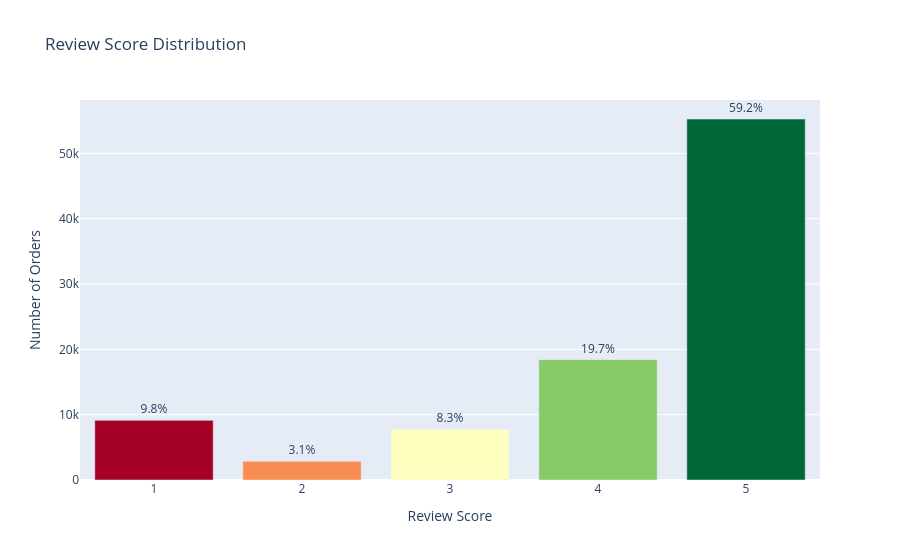

Notebook source saved alongside this figure:
### Markdown cell above
#### 4.1.1 Overall review score distribution

### Code cell
# Filtered overall score distribution
score_dist = df_analysis['review_score'].value_counts().sort_index().reset_index()
score_dist.columns = ['review_score', 'count']
score_dist['percentage'] = score_dist['count'] / score_dist['count'].sum() * 100

# Bar graph viz
fig = px.bar(
    score_dist,
    x='review_score',
    y='count',
    text=score_dist['percentage'].round(1).astype(str) + '%',
    title='Review Score Distribution',
    labels={'review_score': 'Review Score', 'count': 'Number of Orders'},
    color='review_score',
    color_continuous_scale='RdYlGn'
)

fig.update_traces(
    textposition='outside',
    hovertemplate=
        "Review Score: %{x}<br>" +
        "Orders: %{y}<br>" +
        "Pct: %{text}"
)
fig.update_layout(showlegend=False, coloraxis_showscale=False)
fig.show()

# Print summary stats
print(f"Average review score: {df_analysis['review_score'].mean():.2f}")
print(f"Median review score: {df_analysis['review_score'].median():.1f}")
print(f"% promoters (4-5): {(df_analysis['review_score'] >= 4).mean():.1%}")
print(f"% detractors (1-2): {(df_analysis['review_score'] <= 2).mean():.1%}")
print(f"NPS proxy: {((df_analysis['review_score'] >= 4).mean() - (df_analysis['review_score'] <= 2).mean()) * 100:.1f}")

### Figure 1 — Plotly figure (JSON) as saved in the notebook; plotly's stock layout.template omitted (floating-point values rounded to 4 significant figures)
{"data": [{"hovertemplate": "Review Score: %{x}<br>Orders: %{y}<br>Pct: %{text}", "legendgroup": "", "marker": {"color": [1.0, 2.0, 3.0, 4.0, 5.0], "coloraxis": "coloraxis", "pattern": {"shape": ""}}, "name": "", "orientation": "v", "showlegend": false, "text": ["9.8%", "3.1%", "8.3%", "19.7%", "59.2%"], "textposition": "outside", "type": "bar", "x": [1.0, 2.0, 3.0, 4.0, 5.0], "xaxis": "x", "y": [9129, 2852, 7743, 18424, 55264], "yaxis": "y"}], "layout": {"barmode": "relative", "coloraxis": {"colorbar": {"title": {"text": "Review Score"}}, "colorscale": [[0, "rgb(165,0,38)"], [0.1, "rgb(215,48,39)"], [0.2, "rgb(244,109,67)"], [0.3, "rgb(253,174,97)"], [0.4, "rgb(254,224,139)"], [0.5, "rgb(255,255,191)"], [0.6, "rgb(217,239,139)"], [0.7, "rgb(166,217,106)"], [0.8, "rgb(102,189,99)"], [0.9, "rgb(26,152,80)"], [1, "rgb(0,104,55)"]], "showscale": false}, "legend": {"tracegroupgap": 0}, "showlegend": false, "title": {"text": "Review Score Distribution"}, "xaxis": {"anchor": "y", "domain": [0, 1], "title": {"text": "Review Score"}}, "yaxis": {"anchor": "x", "domain": [0, 1], "title": {"text": "Number of Orders"}}}}
